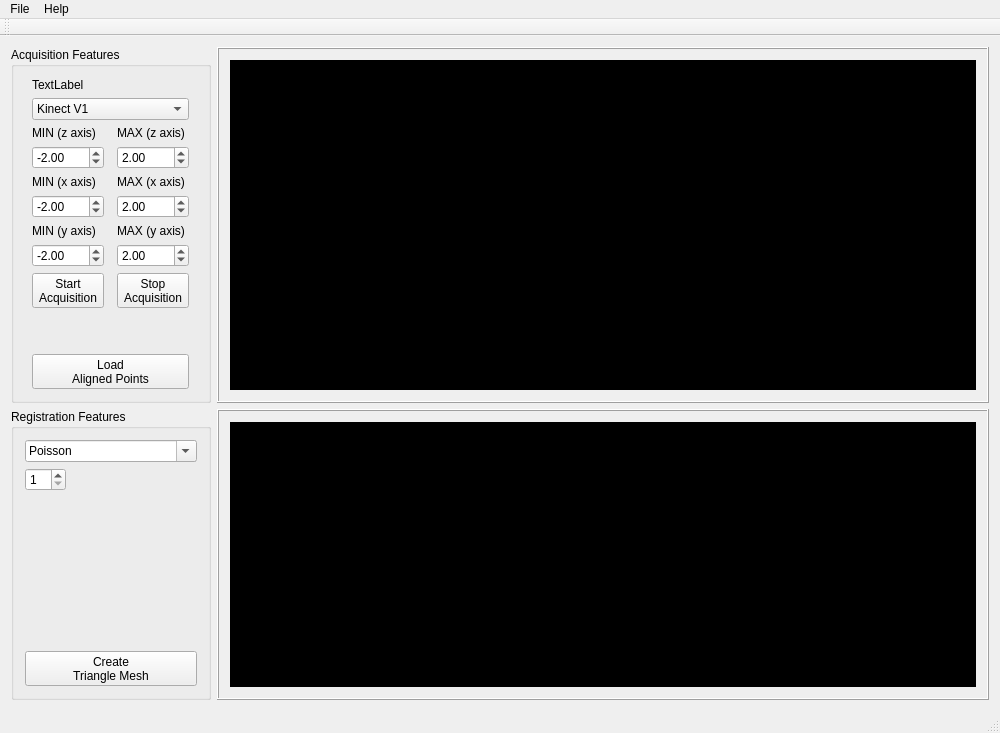
<?xml version="1.0" encoding="UTF-8"?>
<ui version="4.0">
 <class>MainWindow</class>
 <widget class="QMainWindow" name="MainWindow">
  <property name="geometry">
   <rect>
    <x>0</x>
    <y>0</y>
    <width>1000</width>
    <height>733</height>
   </rect>
  </property>
  <property name="sizePolicy">
   <sizepolicy hsizetype="Maximum" vsizetype="Maximum">
    <horstretch>0</horstretch>
    <verstretch>0</verstretch>
   </sizepolicy>
  </property>
  <property name="maximumSize">
   <size>
    <width>1000</width>
    <height>800</height>
   </size>
  </property>
  <property name="windowTitle">
   <string>MainWindow</string>
  </property>
  <widget class="QWidget" name="centralWidget">
   <layout class="QGridLayout" name="gridLayout">
    <item row="0" column="2">
     <widget class="QFrame" name="frame_3">
      <property name="frameShape">
       <enum>QFrame::Box</enum>
      </property>
      <property name="frameShadow">
       <enum>QFrame::Raised</enum>
      </property>
      <layout class="QVBoxLayout" name="verticalLayout">
       <item>
        <widget class="QVTKWidget" name="widget1" native="true">
         <property name="sizePolicy">
          <sizepolicy hsizetype="Expanding" vsizetype="Expanding">
           <horstretch>0</horstretch>
           <verstretch>0</verstretch>
          </sizepolicy>
         </property>
         <property name="minimumSize">
          <size>
           <width>0</width>
           <height>250</height>
          </size>
         </property>
         <property name="styleSheet">
          <string notr="true">background-color: rgb(0, 0, 0);</string>
         </property>
        </widget>
       </item>
      </layout>
     </widget>
    </item>
    <item row="1" column="2">
     <widget class="QFrame" name="frame">
      <property name="sizePolicy">
       <sizepolicy hsizetype="Preferred" vsizetype="Expanding">
        <horstretch>0</horstretch>
        <verstretch>0</verstretch>
       </sizepolicy>
      </property>
      <property name="frameShape">
       <enum>QFrame::Box</enum>
      </property>
      <property name="frameShadow">
       <enum>QFrame::Raised</enum>
      </property>
      <layout class="QVBoxLayout" name="verticalLayout_2">
       <item>
        <widget class="QVTKWidget" name="widget2" native="true">
         <property name="styleSheet">
          <string notr="true">background-color: rgb(0, 0, 0);</string>
         </property>
        </widget>
       </item>
      </layout>
     </widget>
    </item>
    <item row="0" column="0">
     <widget class="QGroupBox" name="groupBox_2">
      <property name="title">
       <string>Acquisition Features</string>
      </property>
      <layout class="QGridLayout" name="gridLayout_2">
       <item row="4" column="0">
        <widget class="QLabel" name="label_3">
         <property name="text">
          <string>MIN (x axis)</string>
         </property>
        </widget>
       </item>
       <item row="6" column="0">
        <widget class="QLabel" name="label_5">
         <property name="text">
          <string>MIN (y axis)</string>
         </property>
        </widget>
       </item>
       <item row="5" column="0">
        <widget class="QDoubleSpinBox" name="x_min">
         <property name="minimum">
          <double>-99.000000000000000</double>
         </property>
         <property name="value">
          <double>-2.000000000000000</double>
         </property>
        </widget>
       </item>
       <item row="7" column="0">
        <widget class="QDoubleSpinBox" name="y_min">
         <property name="minimum">
          <double>-99.000000000000000</double>
         </property>
         <property name="value">
          <double>-2.000000000000000</double>
         </property>
        </widget>
       </item>
       <item row="5" column="1">
        <widget class="QDoubleSpinBox" name="x_max">
         <property name="minimum">
          <double>-99.000000000000000</double>
         </property>
         <property name="value">
          <double>2.000000000000000</double>
         </property>
        </widget>
       </item>
       <item row="7" column="1">
        <widget class="QDoubleSpinBox" name="y_max">
         <property name="minimum">
          <double>-99.000000000000000</double>
         </property>
         <property name="value">
          <double>2.000000000000000</double>
         </property>
        </widget>
       </item>
       <item row="9" column="0">
        <spacer name="verticalSpacer">
         <property name="orientation">
          <enum>Qt::Vertical</enum>
         </property>
         <property name="sizeHint" stdset="0">
          <size>
           <width>20</width>
           <height>40</height>
          </size>
         </property>
        </spacer>
       </item>
       <item row="3" column="0">
        <widget class="QDoubleSpinBox" name="z_axis_min">
         <property name="minimum">
          <double>-99.000000000000000</double>
         </property>
         <property name="value">
          <double>-2.000000000000000</double>
         </property>
        </widget>
       </item>
       <item row="2" column="0">
        <widget class="QLabel" name="label">
         <property name="text">
          <string>MIN (z axis)</string>
         </property>
        </widget>
       </item>
       <item row="2" column="1">
        <widget class="QLabel" name="label_2">
         <property name="text">
          <string>MAX (z axis)</string>
         </property>
        </widget>
       </item>
       <item row="10" column="0" colspan="2">
        <widget class="QToolButton" name="toolButton_4">
         <property name="sizePolicy">
          <sizepolicy hsizetype="Minimum" vsizetype="Fixed">
           <horstretch>0</horstretch>
           <verstretch>0</verstretch>
          </sizepolicy>
         </property>
         <property name="text">
          <string>Load
Aligned Points</string>
         </property>
         <property name="icon">
          <iconset resource="rsc.qrc">
           <normaloff>:/icons/if_edit_user_6020.png</normaloff>:/icons/if_edit_user_6020.png</iconset>
         </property>
         <property name="iconSize">
          <size>
           <width>48</width>
           <height>48</height>
          </size>
         </property>
         <property name="toolButtonStyle">
          <enum>Qt::ToolButtonTextUnderIcon</enum>
         </property>
        </widget>
       </item>
       <item row="3" column="1">
        <widget class="QDoubleSpinBox" name="z_axis_max">
         <property name="minimum">
          <double>-99.000000000000000</double>
         </property>
         <property name="value">
          <double>2.000000000000000</double>
         </property>
        </widget>
       </item>
       <item row="8" column="1">
        <widget class="QToolButton" name="toolButton_2">
         <property name="text">
          <string>Stop 
Acquisition</string>
         </property>
         <property name="icon">
          <iconset resource="rsc.qrc">
           <normaloff>:/icons/if_player_stop_6158.png</normaloff>:/icons/if_player_stop_6158.png</iconset>
         </property>
         <property name="iconSize">
          <size>
           <width>32</width>
           <height>32</height>
          </size>
         </property>
         <property name="toolButtonStyle">
          <enum>Qt::ToolButtonTextUnderIcon</enum>
         </property>
        </widget>
       </item>
       <item row="8" column="0">
        <widget class="QToolButton" name="toolButton">
         <property name="text">
          <string>Start 
Acquisition</string>
         </property>
         <property name="icon">
          <iconset resource="rsc.qrc">
           <normaloff>:/icons/if_player_play_6154.png</normaloff>:/icons/if_player_play_6154.png</iconset>
         </property>
         <property name="iconSize">
          <size>
           <width>32</width>
           <height>32</height>
          </size>
         </property>
         <property name="toolButtonStyle">
          <enum>Qt::ToolButtonTextUnderIcon</enum>
         </property>
        </widget>
       </item>
       <item row="4" column="1">
        <widget class="QLabel" name="label_4">
         <property name="text">
          <string>MAX (x axis)</string>
         </property>
        </widget>
       </item>
       <item row="6" column="1">
        <widget class="QLabel" name="label_6">
         <property name="text">
          <string>MAX (y axis)</string>
         </property>
        </widget>
       </item>
       <item row="0" column="0">
        <widget class="QLabel" name="label_7">
         <property name="text">
          <string>TextLabel</string>
         </property>
        </widget>
       </item>
       <item row="1" column="0" colspan="2">
        <widget class="QComboBox" name="sensor_comboBox">
         <item>
          <property name="text">
           <string>Kinect V1</string>
          </property>
         </item>
         <item>
          <property name="text">
           <string>Kinect V2</string>
          </property>
         </item>
        </widget>
       </item>
      </layout>
     </widget>
    </item>
    <item row="1" column="0">
     <widget class="QGroupBox" name="groupBox">
      <property name="sizePolicy">
       <sizepolicy hsizetype="Fixed" vsizetype="Expanding">
        <horstretch>0</horstretch>
        <verstretch>0</verstretch>
       </sizepolicy>
      </property>
      <property name="minimumSize">
       <size>
        <width>200</width>
        <height>0</height>
       </size>
      </property>
      <property name="title">
       <string>Registration Features</string>
      </property>
      <layout class="QVBoxLayout" name="verticalLayout_3">
       <item>
        <widget class="QComboBox" name="tri_comboBox">
         <property name="editable">
          <bool>true</bool>
         </property>
         <property name="currentText">
          <string>Poisson</string>
         </property>
         <property name="maxVisibleItems">
          <number>2</number>
         </property>
         <item>
          <property name="text">
           <string>Poisson</string>
          </property>
         </item>
         <item>
          <property name="text">
           <string>Greedy</string>
          </property>
         </item>
        </widget>
       </item>
       <item>
        <widget class="QSpinBox" name="poisonSpinBox">
         <property name="enabled">
          <bool>true</bool>
         </property>
         <property name="sizePolicy">
          <sizepolicy hsizetype="Maximum" vsizetype="Fixed">
           <horstretch>0</horstretch>
           <verstretch>0</verstretch>
          </sizepolicy>
         </property>
         <property name="minimum">
          <number>1</number>
         </property>
         <property name="maximum">
          <number>40</number>
         </property>
        </widget>
       </item>
       <item>
        <spacer name="verticalSpacer_2">
         <property name="orientation">
          <enum>Qt::Vertical</enum>
         </property>
         <property name="sizeHint" stdset="0">
          <size>
           <width>20</width>
           <height>40</height>
          </size>
         </property>
        </spacer>
       </item>
       <item>
        <widget class="QToolButton" name="toolButton_3">
         <property name="sizePolicy">
          <sizepolicy hsizetype="MinimumExpanding" vsizetype="Fixed">
           <horstretch>0</horstretch>
           <verstretch>0</verstretch>
          </sizepolicy>
         </property>
         <property name="text">
          <string>Create
Triangle Mesh</string>
         </property>
         <property name="icon">
          <iconset resource="rsc.qrc">
           <normaloff>:/icons/if_emerald-theme-manager_6296.png</normaloff>:/icons/if_emerald-theme-manager_6296.png</iconset>
         </property>
         <property name="iconSize">
          <size>
           <width>32</width>
           <height>32</height>
          </size>
         </property>
         <property name="toolButtonStyle">
          <enum>Qt::ToolButtonTextUnderIcon</enum>
         </property>
        </widget>
       </item>
      </layout>
     </widget>
    </item>
   </layout>
  </widget>
  <widget class="QMenuBar" name="menuBar">
   <property name="geometry">
    <rect>
     <x>0</x>
     <y>0</y>
     <width>1000</width>
     <height>21</height>
    </rect>
   </property>
   <widget class="QMenu" name="menuFile">
    <property name="title">
     <string>File</string>
    </property>
    <addaction name="actionOpen_file"/>
    <addaction name="actionOpen_files"/>
    <addaction name="actionSave_file"/>
   </widget>
   <widget class="QMenu" name="menuHelp">
    <property name="title">
     <string>Help</string>
    </property>
    <addaction name="actionAbout"/>
   </widget>
   <addaction name="menuFile"/>
   <addaction name="menuHelp"/>
  </widget>
  <widget class="QToolBar" name="mainToolBar">
   <attribute name="toolBarArea">
    <enum>TopToolBarArea</enum>
   </attribute>
   <attribute name="toolBarBreak">
    <bool>false</bool>
   </attribute>
  </widget>
  <widget class="QStatusBar" name="statusBar"/>
  <action name="actionOpen_file">
   <property name="icon">
    <iconset resource="rsc.qrc">
     <normaloff>:/icons/if_folder_orange_open_6868.png</normaloff>
     <normalon>:/icons/resource/if_folder_orange_open_6868.png</normalon>
     <disabledoff>:/icons/resource/if_folder_orange_open_6868.png</disabledoff>
     <disabledon>:/icons/resource/if_folder_orange_open_6868.png</disabledon>
     <activeoff>:/icons/resource/if_folder_orange_open_6868.png</activeoff>
     <activeon>:/icons/resource/if_folder_orange_open_6868.png</activeon>
     <selectedoff>:/icons/resource/if_folder_orange_open_6868.png</selectedoff>
     <selectedon>:/icons/resource/if_folder_orange_open_6868.png</selectedon>:/icons/if_folder_orange_open_6868.png</iconset>
   </property>
   <property name="text">
    <string>Open file</string>
   </property>
   <property name="iconVisibleInMenu">
    <bool>true</bool>
   </property>
  </action>
  <action name="actionSave_file">
   <property name="icon">
    <iconset resource="rsc.qrc">
     <normaloff>:/icons/if_filesaveas_6047.png</normaloff>
     <normalon>:/icons/resource/if_filesaveas_6047.png</normalon>:/icons/if_filesaveas_6047.png</iconset>
   </property>
   <property name="text">
    <string>Save file</string>
   </property>
  </action>
  <action name="actionAbout">
   <property name="icon">
    <iconset resource="rsc.qrc">
     <normaloff>:/icons/if_info_6077.png</normaloff>:/icons/if_info_6077.png</iconset>
   </property>
   <property name="text">
    <string>About</string>
   </property>
  </action>
  <action name="actionOpen_files">
   <property name="icon">
    <iconset resource="rsc.qrc">
     <normaloff>:/icons/if_folder_new_6056.png</normaloff>:/icons/if_folder_new_6056.png</iconset>
   </property>
   <property name="text">
    <string>Open files</string>
   </property>
  </action>
 </widget>
 <layoutdefault spacing="6" margin="11"/>
 <customwidgets>
  <customwidget>
   <class>QVTKWidget</class>
   <extends>QWidget</extends>
   <header>qvtkwidget.h</header>
   <container>1</container>
  </customwidget>
 </customwidgets>
 <resources>
  <include location="rsc.qrc"/>
 </resources>
 <connections/>
</ui>
